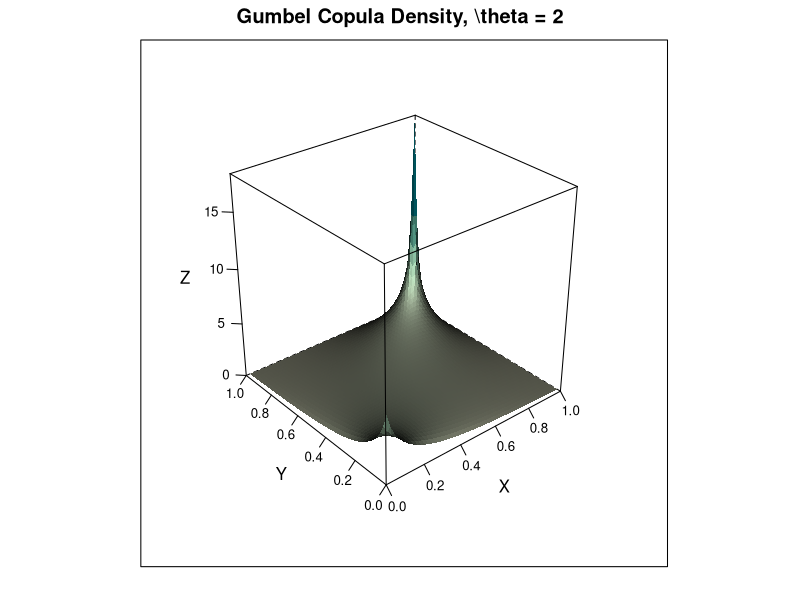

Write the R code that produced this figure.
rm(list = ls(all = TRUE))
#setwd("C:/...")

#install.packages("lattice")
library(lattice)

u = seq(0, 1, by = 0.02)
v = u
m = length(u) 
n = length(v)
U = matrix(rep(u, each = n), nrow = n)
V = matrix(rep(v, m), nrow = n)

p   = 2
arg = (-log(U))^p + (-log(V))^p

gcopuly = exp(-arg^(1/p))/U/V * (log(U)*log(V))^(p-1) * arg^(1/p-2)*(p-1+arg^(1/p))

s = expand.grid(u = u, v = v)
wireframe(gcopuly ~ u*v, s, shade = TRUE, xlab = "X", ylab = "Y", zlab = "Z",
    main = "Gumbel Copula Density, \\theta = 2",scales = list(arrows = FALSE))
